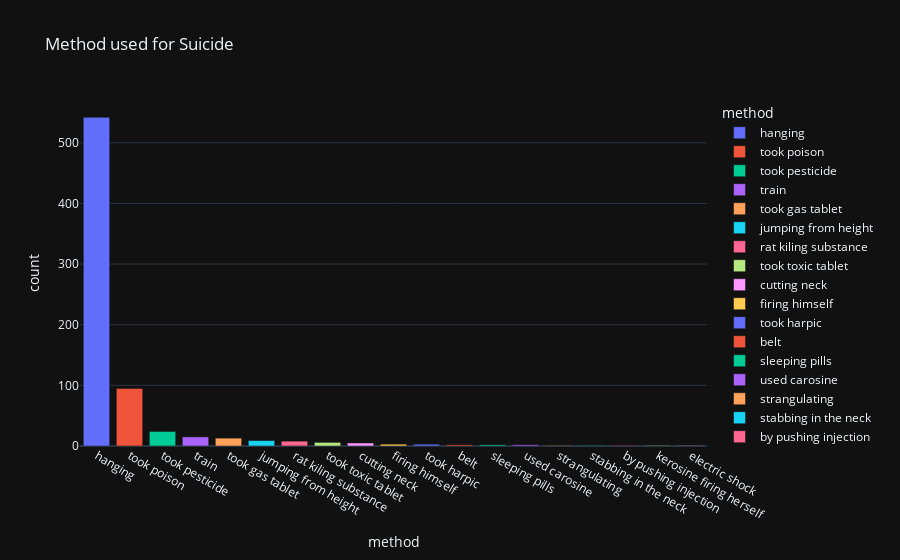

Notebook cell for this chart:
### Code cell
# plotly visualization
fig =fig = px.bar(Method_sort, x='method',y='count',
             color='method',
             title='Method used for Suicide',
             template='plotly_dark')
fig.show()

### Figure 1 — Plotly figure (JSON) as saved in the notebook; plotly's stock layout.template omitted (floating-point values rounded to 4 significant figures)
{"data": [{"alignmentgroup": "True", "hovertemplate": "method=%{x}<br>count=%{y}<extra></extra>", "legendgroup": "hanging", "marker": {"color": "#636efa", "pattern": {"shape": ""}}, "name": "hanging", "offsetgroup": "hanging", "orientation": "v", "showlegend": true, "textposition": "auto", "type": "bar", "x": ["hanging"], "xaxis": "x", "y": [542], "yaxis": "y"}, {"alignmentgroup": "True", "hovertemplate": "method=%{x}<br>count=%{y}<extra></extra>", "legendgroup": "took poison", "marker": {"color": "#EF553B", "pattern": {"shape": ""}}, "name": "took poison", "offsetgroup": "took poison", "orientation": "v", "showlegend": true, "textposition": "auto", "type": "bar", "x": ["took poison"], "xaxis": "x", "y": [95], "yaxis": "y"}, {"alignmentgroup": "True", "hovertemplate": "method=%{x}<br>count=%{y}<extra></extra>", "legendgroup": "took pesticide", "marker": {"color": "#00cc96", "pattern": {"shape": ""}}, "name": "took pesticide", "offsetgroup": "took pesticide", "orientation": "v", "showlegend": true, "textposition": "auto", "type": "bar", "x": ["took pesticide"], "xaxis": "x", "y": [24], "yaxis": "y"}, {"alignmentgroup": "True", "hovertemplate": "method=%{x}<br>count=%{y}<extra></extra>", "legendgroup": "train", "marker": {"color": "#ab63fa", "pattern": {"shape": ""}}, "name": "train", "offsetgroup": "train", "orientation": "v", "showlegend": true, "textposition": "auto", "type": "bar", "x": ["train"], "xaxis": "x", "y": [15], "yaxis": "y"}, {"alignmentgroup": "True", "hovertemplate": "method=%{x}<br>count=%{y}<extra></extra>", "legendgroup": "took gas tablet", "marker": {"color": "#FFA15A", "pattern": {"shape": ""}}, "name": "took gas tablet", "offsetgroup": "took gas tablet", "orientation": "v", "showlegend": true, "textposition": "auto", "type": "bar", "x": ["took gas tablet"], "xaxis": "x", "y": [13], "yaxis": "y"}, {"alignmentgroup": "True", "hovertemplate": "method=%{x}<br>count=%{y}<extra></extra>", "legendgroup": "jumping from height", "marker": {"color": "#19d3f3", "pattern": {"shape": ""}}, "name": "jumping from height", "offsetgroup": "jumping from height", "orientation": "v", "showlegend": true, "textposition": "auto", "type": "bar", "x": ["jumping from height"], "xaxis": "x", "y": [9], "yaxis": "y"}, {"alignmentgroup": "True", "hovertemplate": "method=%{x}<br>count=%{y}<extra></extra>", "legendgroup": "rat kiling substance", "marker": {"color": "#FF6692", "pattern": {"shape": ""}}, "name": "rat kiling substance", "offsetgroup": "rat kiling substance", "orientation": "v", "showlegend": true, "textposition": "auto", "type": "bar", "x": ["rat kiling substance"], "xaxis": "x", "y": [8], "yaxis": "y"}, {"alignmentgroup": "True", "hovertemplate": "method=%{x}<br>count=%{y}<extra></extra>", "legendgroup": "took toxic tablet", "marker": {"color": "#B6E880", "pattern": {"shape": ""}}, "name": "took toxic tablet", "offsetgroup": "took toxic tablet", "orientation": "v", "showlegend": true, "textposition": "auto", "type": "bar", "x": ["took toxic tablet"], "xaxis": "x", "y": [6], "yaxis": "y"}, {"alignmentgroup": "True", "hovertemplate": "method=%{x}<br>count=%{y}<extra></extra>", "legendgroup": "cutting neck", "marker": {"color": "#FF97FF", "pattern": {"shape": ""}}, "name": "cutting neck", "offsetgroup": "cutting neck", "orientation": "v", "showlegend": true, "textposition": "auto", "type": "bar", "x": ["cutting neck"], "xaxis": "x", "y": [5], "yaxis": "y"}, {"alignmentgroup": "True", "hovertemplate": "method=%{x}<br>count=%{y}<extra></extra>", "legendgroup": "firing himself", "marker": {"color": "#FECB52", "pattern": {"shape": ""}}, "name": "firing himself", "offsetgroup": "firing himself", "orientation": "v", "showlegend": true, "textposition": "auto", "type": "bar", "x": ["firing himself"], "xaxis": "x", "y": [3], "yaxis": "y"}, {"alignmentgroup": "True", "hovertemplate": "method=%{x}<br>count=%{y}<extra></extra>", "legendgroup": "took harpic", "marker": {"color": "#636efa", "pattern": {"shape": ""}}, "name": "took harpic", "offsetgroup": "took harpic", "orientation": "v", "showlegend": true, "textposition": "auto", "type": "bar", "x": ["took harpic"], "xaxis": "x", "y": [3], "yaxis": "y"}, {"alignmentgroup": "True", "hovertemplate": "method=%{x}<br>count=%{y}<extra></extra>", "legendgroup": "belt", "marker": {"color": "#EF553B", "pattern": {"shape": ""}}, "name": "belt", "offsetgroup": "belt", "orientation": "v", "showlegend": true, "textposition": "auto", "type": "bar", "x": ["belt"], "xaxis": "x", "y": [2], "yaxis": "y"}, {"alignmentgroup": "True", "hovertemplate": "method=%{x}<br>count=%{y}<extra></extra>", "legendgroup": "sleeping pills", "marker": {"color": "#00cc96", "pattern": {"shape": ""}}, "name": "sleeping pills", "offsetgroup": "sleeping pills", "orientation": "v", "showlegend": true, "textposition": "auto", "type": "bar", "x": ["sleeping pills"], "xaxis": "x", "y": [2], "yaxis": "y"}, {"alignmentgroup": "True", "hovertemplate": "method=%{x}<br>count=%{y}<extra></extra>", "legendgroup": "used carosine", "marker": {"color": "#ab63fa", "pattern": {"shape": ""}}, "name": "used carosine", "offsetgroup": "used carosine", "orientation": "v", "showlegend": true, "textposition": "auto", "type": "bar", "x": ["used carosine"], "xaxis": "x", "y": [2], "yaxis": "y"}, {"alignmentgroup": "True", "hovertemplate": "method=%{x}<br>count=%{y}<extra></extra>", "legendgroup": "strangulating", "marker": {"color": "#FFA15A", "pattern": {"shape": ""}}, "name": "strangulating", "offsetgroup": "strangulating", "orientation": "v", "showlegend": true, "textposition": "auto", "type": "bar", "x": ["strangulating"], "xaxis": "x", "y": [1], "yaxis": "y"}, {"alignmentgroup": "True", "hovertemplate": "method=%{x}<br>count=%{y}<extra></extra>", "legendgroup": "stabbing in the neck", "marker": {"color": "#19d3f3", "pattern": {"shape": ""}}, "name": "stabbing in the neck", "offsetgroup": "stabbing in the neck", "orientation": "v", "showlegend": true, "textposition": "auto", "type": "bar", "x": ["stabbing in the neck"], "xaxis": "x", "y": [1], "yaxis": "y"}, {"alignmentgroup": "True", "hovertemplate": "method=%{x}<br>count=%{y}<extra></extra>", "legendgroup": "by pushing injection", "marker": {"color": "#FF6692", "pattern": {"shape": ""}}, "name": "by pushing injection", "offsetgroup": "by pushing injection", "orientation": "v", "showlegend": true, "textposition": "auto", "type": "bar", "x": ["by pushing injection"], "xaxis": "x", "y": [1], "yaxis": "y"}, {"alignmentgroup": "True", "hovertemplate": "method=%{x}<br>count=%{y}<extra></extra>", "legendgroup": "kerosine firing herself", "marker": {"color": "#B6E880", "pattern": {"shape": ""}}, "name": "kerosine firing herself", "offsetgroup": "kerosine firing herself", "orientation": "v", "showlegend": true, "textposition": "auto", "type": "bar", "x": ["kerosine firing herself"], "xaxis": "x", "y": [1], "yaxis": "y"}, {"alignmentgroup": "True", "hovertemplate": "method=%{x}<br>count=%{y}<extra></extra>", "legendgroup": "electric shock", "marker": {"color": "#FF97FF", "pattern": {"shape": ""}}, "name": "electric shock", "offsetgroup": "electric shock", "orientation": "v", "showlegend": true, "textposition": "auto", "type": "bar", "x": ["electric shock"], "xaxis": "x", "y": [1], "yaxis": "y"}], "layout": {"barmode": "relative", "legend": {"title": {"text": "method"}, "tracegroupgap": 0}, "title": {"text": "Method used for Suicide"}, "xaxis": {"anchor": "y", "categoryarray": ["hanging", "took poison", "took pesticide", "train", "took gas tablet", "jumping from height", "rat kiling substance", "took toxic tablet", "cutting neck", "firing himself", "took harpic", "belt", "sleeping pills", "used carosine", "strangulating", "stabbing in the neck", "by pushing injection", "kerosine firing herself", "electric shock"], "categoryorder": "array", "domain": [0, 1], "title": {"text": "method"}}, "yaxis": {"anchor": "x", "domain": [0, 1], "title": {"text": "count"}}}}
